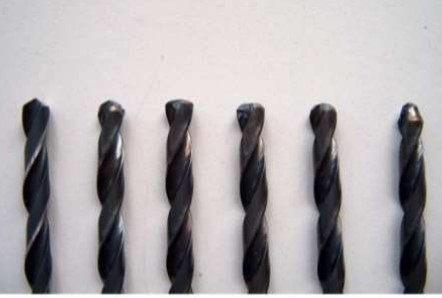
#> input picture goruntu işleme/matkap.jpg, 442 x 298 px
$ python perpektif.py
#> lines starting #> are read from the running program, lines starting #| are printed output that depends on the picture
import numpy as np
import matplotlib.pyplot as plt
from PIL import Image
from skimage.transform import ProjectiveTransform
from skimage.transform import warp


image_path = 'matkap.jpg'
image = Image.open(image_path)
#> image is the input picture: PIL image 442x298 RGB; mean R, G, B 174.9, 170.7, 172.7
image_array = np.array(image)


src_points = np.array([[100, 100],  # Sol üst
                       [500, 100],  # Sağ üst
                       [500, 500],  # Sağ alt
                       [100, 500]]) # Sol alt


dst_points = np.array([[0, 0],    # Sol üst
                       [400, 0],   # Sağ üst
                       [400, 400], # Sağ alt
                       [0, 400]])  # Sol alt


transform = ProjectiveTransform()
transform.estimate(src_points, dst_points)


transformed_image = warp(image_array, transform)
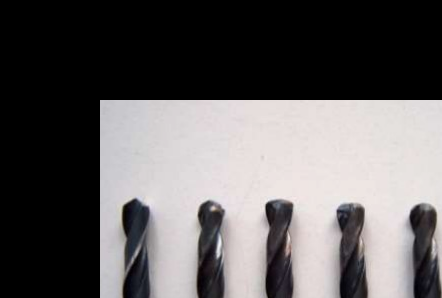
#> transformed_image: shape (298, 442, 3) float64; mean R, G, B 0.382, 0.371, 0.373

plt.figure(figsize=(12, 6))

plt.subplot(1, 2, 1)
plt.imshow(image_array)
plt.title('Orijinal Görüntü')
plt.axis('off')

plt.subplot(1, 2, 2)
plt.imshow(transformed_image)
plt.title('Perspektif Düzeltme')
plt.axis('off')

plt.show()
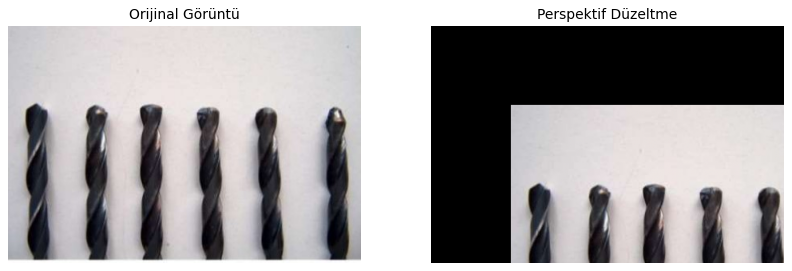
#> figure drawn by matplotlib, 2 panels
